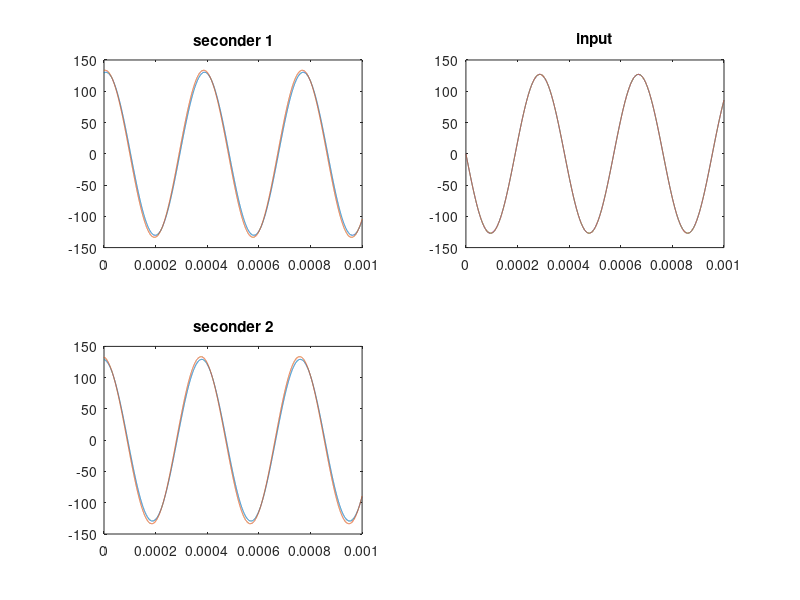

This chart was generated by the following MATLAB code:
clc;
clear all;

% load('param.mat');
% w=2*pi*150e3;
% i=3;
% Lp= 88e-6;
% Ls=68.8e-6;
% M1= param.k1(i)*sqrt(Lp*Ls);
% M2 = param.k2(i)*sqrt(Lp*Ls);
% Ms= -param.ks(i)*Ls;
% Vin= param.Vin(i)*sqrt(2);
% Vout1= param.Vout1(i)*sqrt(2);
% Vout2= param.Vout2(i)*sqrt(2);
% Is1= param.Is1(i)*sqrt(2);
% Is2= param.Is2(i)*sqrt(2);
% Ip= param.Ip(i)*sqrt(2);
% alpha= -param.alpha(i);
% beta= -param.beta(i);
% theta= param.theta(i);

%%

w=2*pi*150e3;
Lp= 107.42e-6;
Ls=68.8e-6;
M1= 17.19e-6;
M2 = 15.47e-6;
Ms= 0.3*Ls;
Vin= 127;
Vout=133.56;
Is1= 3.1723*sqrt(2);
Is2= 2.6536*sqrt(2);
Ip= 7.1049*sqrt(2);
alpha= -85.84;
beta= -95.55;
theta= 33.090347;

%%
t=linspace(0,1e-3,10000);
figure();
subplot(2,2,1);
ans=w*M1*Ip*cosd(w*t-theta)+w*Ms*Is2*cosd(w*t-beta);
plot(t,ans,t,Vout*sind(w*t-alpha));
title('seconder 1')
subplot(2,2,2);
ans=w*M1*Is1*cosd(w*t-alpha)+w*M2*Is2*cosd(w*t-beta);
plot(t,ans,t,-Vin*sind(w*t));
title('input')
subplot(2,2,3);
ans=w*M2*Ip*cosd(w*t-theta)+w*Ms*Is1*cosd(w*t-alpha);
plot(t,ans,t,Vout*sind(w*t-beta));
title('seconder 2')
